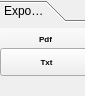
                    <widget class="QToolBox" name="toolbar_2">
                     <property name="geometry">
                      <rect>
                       <x>0</x>
                       <y>38</y>
                       <width>85</width>
                       <height>81</height>
                      </rect>
                     </property>
                     <property name="currentIndex">
                      <number>0</number>
                     </property>
                     <widget class="QWidget" name="page_19">
                      <property name="geometry">
                       <rect>
                        <x>0</x>
                        <y>0</y>
                        <width>85</width>
                        <height>51</height>
                       </rect>
                      </property>
                      <attribute name="label">
                       <string>Export As</string>
                      </attribute>
                      <widget class="QPushButton" name="pdf_2">
                       <property name="geometry">
                        <rect>
                         <x>-1</x>
                         <y>-10</y>
                         <width>93</width>
                         <height>41</height>
                        </rect>
                       </property>
                       <property name="font">
                        <font>
                         <pointsize>6</pointsize>
                         <weight>75</weight>
                         <bold>true</bold>
                        </font>
                       </property>
                       <property name="text">
                        <string>Pdf</string>
                       </property>
                      </widget>
                      <widget class="QPushButton" name="txt">
                       <property name="geometry">
                        <rect>
                         <x>0</x>
                         <y>20</y>
                         <width>93</width>
                         <height>28</height>
                        </rect>
                       </property>
                       <property name="font">
                        <font>
                         <pointsize>6</pointsize>
                         <weight>75</weight>
                         <bold>true</bold>
                        </font>
                       </property>
                       <property name="text">
                        <string>Txt</string>
                       </property>
                      </widget>
                     </widget>
                    </widget>
